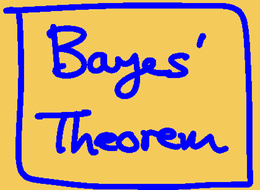
%> input picture Code_Assignment5/image.png, 260 x 190 px, shrunk from 1697 x 1242 before the run
$ octave ex5_1.m   (GNU Octave 9; MATLAB toolbox functions it lacks are replaced by stand-ins)
%> lines starting %> are read from the running program, lines starting %| are printed output that depends on the picture; in (x1, y1, x2, y2) boxes, pixels count from 0 and x2, y2 are one past the last pixel; in counts of white or black regions, pixels touching at a corner belong together; the program's own positions count from 1
%% Exercise 5.1 Iterated conditional modes
im = imread('image.png');
%> im is the input picture: size 190x260x3 uint8; mean R, G, B 194.1, 161.6, 124.4
im = rgb2gray(im);
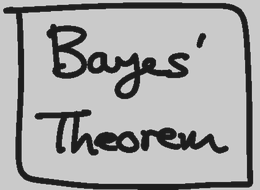
%> im: size 190x260 uint8; min 29, max 222, mean 166.8
[h, w] = size(im);
%> h = 190; w = 260
[val, ~, im] = unique(im);
%> val = 194 values from 29 to 222
im = reshape(im, [h w]);
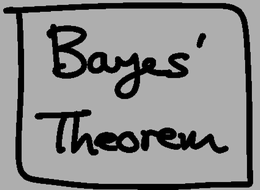
%> im: size 190x260 double; min 1, max 194, mean 138.8
im(im ==2) = -1;
%> im: size 190x260 double; 2.38% of pixels changed, all inside (x1, y1, x2, y2) = (6, 5, 251, 188)
true_im = im;

figure
imagesc(true_im);
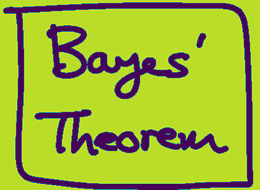
%> displayed picture: size 190x260x3, on the screen's scale of 0 to 255; mean R, G, B 158.9, 178.5, 53.5

mask = (rand(size(im)) > .9);
im(mask) = -im(mask);
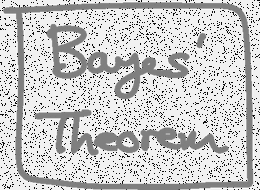
%> im: size 190x260 double; min -192, max 194, mean 111.2; drawn with min black and max white
noisy_im = im;

figure
imagesc(noisy_im);
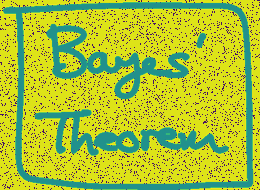
%> displayed picture: size 190x260x3, on the screen's scale of 0 to 255; mean R, G, B 168.9, 194, 55.2

eta = .1;
alpha = -.05;
beta = .2;

for i = 1:25
for stride_x = 2:w-1
    for stride_y = 2:h-1
        i1 = eta*noisy_im(stride_y, stride_x) + alpha + ...
            beta* (noisy_im(stride_y - 1, stride_x)+...
            noisy_im(stride_y + 1, stride_x) + ...
            noisy_im(stride_y, stride_x - 1) + ...
            noisy_im(stride_y, stride_x + 1));
        i0 = -eta*noisy_im(stride_y, stride_x) - alpha - ...
            beta* (noisy_im(stride_y - 1, stride_x)+...
            noisy_im(stride_y + 1, stride_x) + ...
            noisy_im(stride_y, stride_x - 1) + ...
            noisy_im(stride_y, stride_x + 1));
        if (i1 > i0)
            im(stride_y, stride_x) = 1;
        else
            im(stride_y, stride_x) = -1;
        end

    end
end

noisy_im = im;
if (i == 1)
  err1 = 0.5*sum(sum(abs(true_im - noisy_im)))/(h*w);
end
end
%> this loop made 25 passes
%> err1 on pass 1: 67.73
%> pass 1, `noisy_im = im;`:
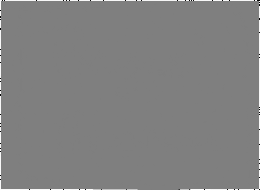
%> noisy_im: size 190x260 double; min -182, max 184, mean 3.3; drawn with min black and max white

figure
imagesc(noisy_im);
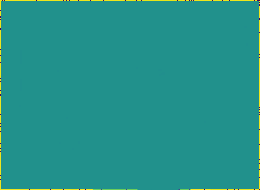
%> displayed picture: size 190x260x3, on the screen's scale of 0 to 255; mean R, G, B 36.1, 146.1, 138.2

err = 0.5*sum(sum(abs(true_im - noisy_im)))/(h*w);
%> err = 67.72
